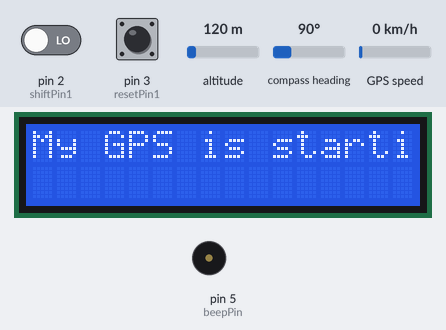
Bench run of a sketch on a simulated Arduino Uno, built with avr-gcc and run on an emulated ATmega328P. Shown: 16×2 character LCD, buzzer (waves = sounding). The test bench sets the inputs (shaded band); at power-on: pin 2 (shiftPin1) LOW, GPS speed 0 km/h, pin 3 (resetPin1) LOW, altitude 120 m, compass heading 90°. The GPS gets a fix after 3 s at 37.7749, -122.4194 with 8 satellites; what the sketch prints to the serial monitor is not drawn.

Above: at 1.2 s.
At 2.6 s:
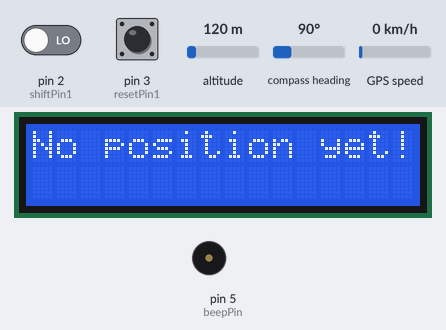
2.7 s: pin 2 (shiftPin1) driven HIGH
At 3.25 s:
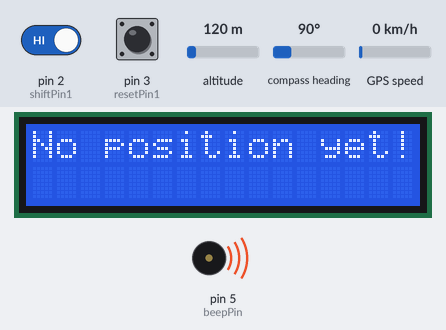
5.7 s: GPS speed set to 2 km/h
At 8.88 s:
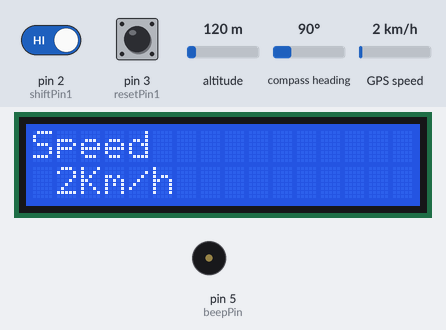
10.0 s: GPS speed set to 30 km/h
12.1 s: pin 3 (resetPin1) pulled HIGH for 1 s
At 14.66 s:
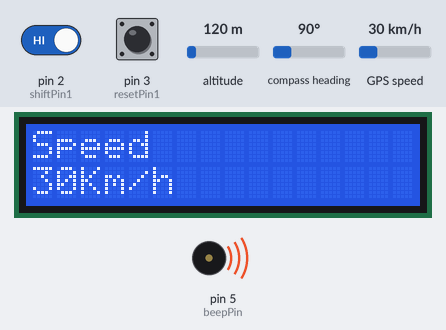
17.1 s: pin 3 (resetPin1) pulled HIGH for 3.2 s
20.9 s: GPS speed set to 60 km/h
At 27.45 s:
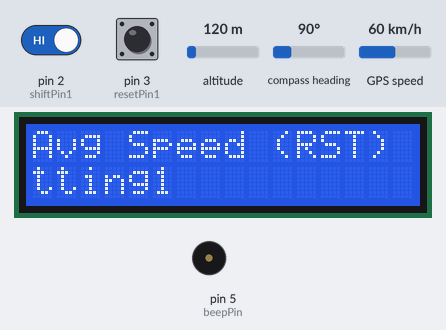
Timing chart, 0 to 28.6 s (numbered marks = the images above; inputs shaded):
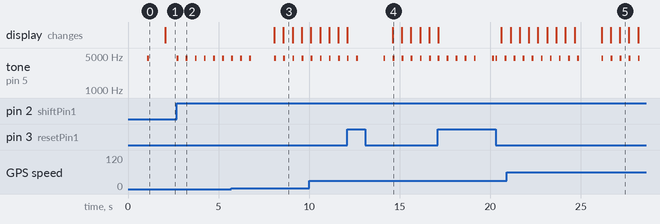

The sketch:

myGPS_0-2.ino
```cpp
#include <SoftwareSerial.h>
//#include <TinyGPS.h>
#include "TinyGPS++.h"
//TinyGPSPlus gps;

#include <LiquidCrystal.h>// include the library code
//LiquidCrystal lcd(8, 9, 10, 11, 12, 13);
LiquidCrystal lcd(13,12,11,10,9,8);


#define GPSDELAY 5000
#define LCDDELAY 500

// GPS variables
TinyGPSPlus gps;
SoftwareSerial ss(10, 11);


// Declaring pins
const byte ledPin = 13;
const byte shiftPin1 = 2;
const byte resetPin1 = 3;
const byte beepPin = 5;
int shiftPin1State;
int resetPin1State;

boolean gpsStarted=false;


// Time computation
//unsigned long StartTime = millis();
//unsigned long currentTime;

// Display
#define NTITLES 7
int currDisplay1=0;
//String displayTitles[]={"Time","Position","Current Speed","Avg Speed","Total Avg Speed","Distance","Total Distance","Heading"};
String displayTitles[]={"Time","Position","Speed","Avg Speed (RST) ","Avg Speed","Distance (RST)","Distance","Heading"};
//char* displayValues[NTITLES];

String currentTime="Not initialized";
String currentPos;
String currentSpeed;
String currentHeading;

long totDist1=0;

long totSpeed=0;
long totSpeed1=0;

long speed_=0;
long speed1=0;


int nMeasures=0;
int nMeasures1=0;


// Locking
unsigned long shiftLockedUntil;
unsigned long resetLockedUntil;
unsigned long gpsLockedUntil;
unsigned long lcdLockedUntil;

void setup() {
  lcd.begin(16, 2); // set up the LCD's number of columns and rows:
  lcd.print("My GPS is starting");

  //Serial.begin(9600);
  Serial.begin(57600);
  ss.begin(9600);

  Serial.println("setup");
  delay(1000);

  beep();

  pinMode(ledPin, OUTPUT);
  pinMode(beepPin, OUTPUT);
  pinMode(shiftPin1, INPUT);
  pinMode(resetPin1, INPUT);

}

void loop() {

  //unsigned long CurrentTime = millis();
  //unsigned long ElapsedTime = CurrentTime - StartTime;

  //Serial.println("loop");

  shiftPin1State=digitalRead(shiftPin1);
  resetPin1State=digitalRead(resetPin1);

  if(shiftPin1State==HIGH) {/*Serial.println("shiftPin1State = HIGH");*/}
  if(resetPin1State==HIGH) {/*Serial.println("resetPin1State = HIGH");*/}

  if (shiftPin1State==HIGH && resetPin1State==HIGH) {reset1();} else {digitalWrite(ledPin,LOW);}
  if (shiftPin1State==HIGH && resetPin1State!=HIGH) {shiftDisplay1();}

  //currentTime = millis();

  gpsData();

  refreshDisplay();
}

void reset1(){
  if (millis()>resetLockedUntil) {
    beep();
    digitalWrite(ledPin,HIGH);
    //Serial.print(currentTime);
    Serial.println(" -- Resetting1");
    resetLockedUntil = millis()+500;
  }
}


void shiftDisplay1(){
  if (millis()>shiftLockedUntil) {
    beep();
    currDisplay1++;
    if (currDisplay1>NTITLES) currDisplay1=0;
    Serial.println(displayTitles[currDisplay1]);
    shiftLockedUntil = millis()+500;
  }
}

void refreshDisplay(){
  if (millis()<lcdLockedUntil) return;

  Serial.print("refreshDisplay ");
  Serial.println(currDisplay1);
  String line1;
  //String line2;

  if (!gpsStarted) {
    lcd.clear();
    lcd.setCursor(0, 0); // top left
    lcd.print("No position yet!");
    lcdLockedUntil = millis()+LCDDELAY;
    return;


  }

  lcd.clear();
  lcd.setCursor(0, 0); // top left
  //lcd.print(displayTitles[currDisplay1]);
  lcd.print(displayTitles[currDisplay1]);
  lcd.setCursor(0, 1); // top left

  // "Time","Position","Current Speed","Avg Speed","Total Avg Speed","Distance","Total Distance","Heading"
  //line1 = displayTitles[currDisplay1];
  //line2 = displayTitles[currDisplay2];
  switch (currDisplay1) {
      case 0:
              //line1+=currentTime;
              lcd.print(currentTime);

              break;
      case 1:
              //line1+=currentPos;
              lcd.print(currentPos);
              break;
      case 2:
              //line1+=currentSpeed;
              lcd.print(currentSpeed);
              break;
      case 3:
              //line1+=speed1+" km/h";
              lcd.print(speed1+" km/h");
              break;
      case 4:
              //line1+=speed_+" km/h";
              lcd.print(speed_+" km/h");
              break;
      case 5:
              lcd.print("Not implemented");
              break;
      case 6:
              //line1+=currentHeading;
              lcd.print("Not implemented");
              break;
      case 7:
              //line1+=currentHeading;
              lcd.print(currentHeading);
              break;

  }

  /*
  lcd.clear();

  lcd.setCursor(0, 0); // top left
  //lcd.print(displayTitles[currDisplay1]);
  lcd.print(line1);


  lcd.setCursor(0, 1); // bottom left
  //lcd.print(displayTitles[currDisplay2]);
  lcd.print(line1);
  */

  lcdLockedUntil = millis()+LCDDELAY;
}


void beep(){
    tone( beepPin,4500, 100);
}


void gpsData(){

  // do not execute before not locked anymore
  if (gpsLockedUntil > millis()) return;

  bool newData = false;
  unsigned long chars;
  unsigned short sentences, failed;

  // For one second we parse GPS data and report some key values
  for (unsigned long start = millis(); millis() - start < 1000;)
  {
    while (ss.available())
    {
      char c = ss.read();
      //Serial.write(c); // uncomment this line if you want to see the GPS data flowing
      if (gps.encode(c)) // Did a new valid sentence come in?
        newData = true;
        //Serial.println("newData");
       }
  }

  if (newData&&gps.location.isValid())
  {

    gpsStarted=true;
    Serial.println(gps.location.isValid() );
    //Serial.println("newData Print");

    currentTime = gps.time.hour()+":"+gps.time.minute();
    currentPos = String(gps.location.lat(),4) +";"+String(gps.location.lng(),4)+"(alt:"+ String(gps.altitude.meters(),0) +")";
    currentSpeed =String(gps.speed.kmph(),0)+"Km/h";

    currentHeading = gps.course.deg();
    Serial.print("Heading ");
    Serial.println( gps.course.deg());

    totSpeed+=gps.speed.kmph();
    totSpeed1+=gps.speed.kmph();
    //totSpeed2+=gps.speed.kmph();

    nMeasures++;
    nMeasures1++;
    //nMeasures2++;

    speed_=totSpeed/nMeasures;
    speed1=totSpeed1/nMeasures1;
    //speed2=totSpeed2/nMeasures2;

  }


  gpsLockedUntil = millis()+GPSDELAY;

}
```

Measured:
- after the input at 2.7 s, tone on pin 5 (beepPin): alternates 4500 Hz for 0.10 s and silent for 0.40 s, starting at once
- what the display in image 3 shows lasts 0.5 s, from 8.6 s to 9.1 s
